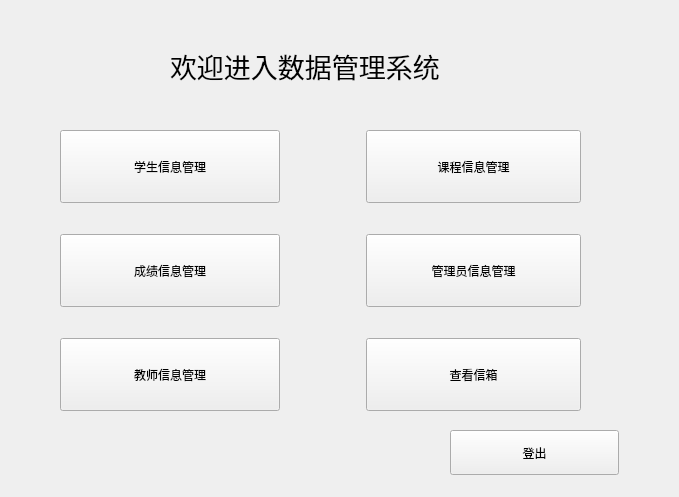
<?xml version="1.0" encoding="UTF-8"?>
<ui version="4.0">
 <class>manage</class>
 <widget class="QWidget" name="manage">
  <property name="geometry">
   <rect>
    <x>0</x>
    <y>0</y>
    <width>679</width>
    <height>497</height>
   </rect>
  </property>
  <property name="windowTitle">
   <string>Form</string>
  </property>
  <property name="styleSheet">
   <string notr="true"/>
  </property>
  <widget class="QWidget" name="layoutWidget">
   <property name="geometry">
    <rect>
     <x>60</x>
     <y>130</y>
     <width>521</width>
     <height>281</height>
    </rect>
   </property>
   <layout class="QHBoxLayout" name="horizontalLayout_2">
    <item>
     <layout class="QVBoxLayout" name="verticalLayout">
      <property name="spacing">
       <number>6</number>
      </property>
      <property name="sizeConstraint">
       <enum>QLayout::SetDefaultConstraint</enum>
      </property>
      <item>
       <widget class="QPushButton" name="stu_inform_guanlipushButton">
        <property name="sizePolicy">
         <sizepolicy hsizetype="Preferred" vsizetype="Preferred">
          <horstretch>0</horstretch>
          <verstretch>0</verstretch>
         </sizepolicy>
        </property>
        <property name="minimumSize">
         <size>
          <width>20</width>
          <height>20</height>
         </size>
        </property>
        <property name="styleSheet">
         <string notr="true">font: 12pt &quot;Arial&quot;;</string>
        </property>
        <property name="text">
         <string>学生信息管理</string>
        </property>
       </widget>
      </item>
      <item>
       <spacer name="verticalSpacer">
        <property name="orientation">
         <enum>Qt::Vertical</enum>
        </property>
        <property name="sizeType">
         <enum>QSizePolicy::Fixed</enum>
        </property>
        <property name="sizeHint" stdset="0">
         <size>
          <width>20</width>
          <height>25</height>
         </size>
        </property>
       </spacer>
      </item>
      <item>
       <widget class="QPushButton" name="manage_gradepushButton">
        <property name="sizePolicy">
         <sizepolicy hsizetype="Preferred" vsizetype="Preferred">
          <horstretch>0</horstretch>
          <verstretch>0</verstretch>
         </sizepolicy>
        </property>
        <property name="minimumSize">
         <size>
          <width>135</width>
          <height>56</height>
         </size>
        </property>
        <property name="maximumSize">
         <size>
          <width>16777215</width>
          <height>16777215</height>
         </size>
        </property>
        <property name="styleSheet">
         <string notr="true">font: 87 11pt &quot;Arial Black&quot;;</string>
        </property>
        <property name="text">
         <string>成绩信息管理</string>
        </property>
       </widget>
      </item>
      <item>
       <spacer name="verticalSpacer_2">
        <property name="orientation">
         <enum>Qt::Vertical</enum>
        </property>
        <property name="sizeType">
         <enum>QSizePolicy::Fixed</enum>
        </property>
        <property name="sizeHint" stdset="0">
         <size>
          <width>20</width>
          <height>25</height>
         </size>
        </property>
       </spacer>
      </item>
      <item>
       <widget class="QPushButton" name="manage_teacherBtn">
        <property name="sizePolicy">
         <sizepolicy hsizetype="Preferred" vsizetype="Preferred">
          <horstretch>0</horstretch>
          <verstretch>0</verstretch>
         </sizepolicy>
        </property>
        <property name="minimumSize">
         <size>
          <width>135</width>
          <height>45</height>
         </size>
        </property>
        <property name="styleSheet">
         <string notr="true">font: 87 11pt &quot;Arial Black&quot;;</string>
        </property>
        <property name="text">
         <string>教师信息管理</string>
        </property>
       </widget>
      </item>
     </layout>
    </item>
    <item>
     <spacer name="horizontalSpacer">
      <property name="orientation">
       <enum>Qt::Horizontal</enum>
      </property>
      <property name="sizeType">
       <enum>QSizePolicy::Fixed</enum>
      </property>
      <property name="sizeHint" stdset="0">
       <size>
        <width>80</width>
        <height>4</height>
       </size>
      </property>
     </spacer>
    </item>
    <item>
     <layout class="QVBoxLayout" name="verticalLayout_3">
      <property name="sizeConstraint">
       <enum>QLayout::SetDefaultConstraint</enum>
      </property>
      <item>
       <widget class="QPushButton" name="course_manageButton">
        <property name="sizePolicy">
         <sizepolicy hsizetype="Preferred" vsizetype="Preferred">
          <horstretch>0</horstretch>
          <verstretch>0</verstretch>
         </sizepolicy>
        </property>
        <property name="minimumSize">
         <size>
          <width>135</width>
          <height>56</height>
         </size>
        </property>
        <property name="maximumSize">
         <size>
          <width>215</width>
          <height>75</height>
         </size>
        </property>
        <property name="styleSheet">
         <string notr="true">font: 87 11pt &quot;Arial Black&quot;;</string>
        </property>
        <property name="text">
         <string>课程信息管理</string>
        </property>
       </widget>
      </item>
      <item>
       <spacer name="verticalSpacer_3">
        <property name="orientation">
         <enum>Qt::Vertical</enum>
        </property>
        <property name="sizeType">
         <enum>QSizePolicy::Fixed</enum>
        </property>
        <property name="sizeHint" stdset="0">
         <size>
          <width>20</width>
          <height>25</height>
         </size>
        </property>
       </spacer>
      </item>
      <item>
       <widget class="QPushButton" name="manage_adminButton">
        <property name="sizePolicy">
         <sizepolicy hsizetype="Preferred" vsizetype="Preferred">
          <horstretch>0</horstretch>
          <verstretch>0</verstretch>
         </sizepolicy>
        </property>
        <property name="minimumSize">
         <size>
          <width>135</width>
          <height>56</height>
         </size>
        </property>
        <property name="maximumSize">
         <size>
          <width>215</width>
          <height>75</height>
         </size>
        </property>
        <property name="styleSheet">
         <string notr="true">font: 87 11pt &quot;Arial Black&quot;;</string>
        </property>
        <property name="text">
         <string>管理员信息管理</string>
        </property>
        <property name="iconSize">
         <size>
          <width>20</width>
          <height>20</height>
         </size>
        </property>
       </widget>
      </item>
      <item>
       <spacer name="verticalSpacer_4">
        <property name="orientation">
         <enum>Qt::Vertical</enum>
        </property>
        <property name="sizeType">
         <enum>QSizePolicy::Fixed</enum>
        </property>
        <property name="sizeHint" stdset="0">
         <size>
          <width>20</width>
          <height>25</height>
         </size>
        </property>
       </spacer>
      </item>
      <item>
       <widget class="QPushButton" name="lookmess">
        <property name="minimumSize">
         <size>
          <width>135</width>
          <height>45</height>
         </size>
        </property>
        <property name="maximumSize">
         <size>
          <width>215</width>
          <height>74</height>
         </size>
        </property>
        <property name="styleSheet">
         <string notr="true">font: 87 11pt &quot;Arial Black&quot;;</string>
        </property>
        <property name="text">
         <string>查看信箱</string>
        </property>
       </widget>
      </item>
     </layout>
    </item>
   </layout>
  </widget>
  <widget class="QPushButton" name="reloginButton">
   <property name="geometry">
    <rect>
     <x>450</x>
     <y>430</y>
     <width>169</width>
     <height>45</height>
    </rect>
   </property>
   <property name="minimumSize">
    <size>
     <width>135</width>
     <height>45</height>
    </size>
   </property>
   <property name="styleSheet">
    <string notr="true">font: 87 11pt &quot;Arial Black&quot;;</string>
   </property>
   <property name="text">
    <string>登出</string>
   </property>
  </widget>
  <widget class="QLabel" name="label">
   <property name="geometry">
    <rect>
     <x>170</x>
     <y>30</y>
     <width>341</width>
     <height>71</height>
    </rect>
   </property>
   <property name="font">
    <font>
     <family>华文楷体</family>
     <pointsize>20</pointsize>
     <weight>50</weight>
     <italic>false</italic>
     <bold>false</bold>
    </font>
   </property>
   <property name="styleSheet">
    <string notr="true">font: 20pt &quot;华文楷体&quot;;</string>
   </property>
   <property name="text">
    <string>欢迎进入数据管理系统</string>
   </property>
  </widget>
 </widget>
 <resources/>
 <connections/>
</ui>
